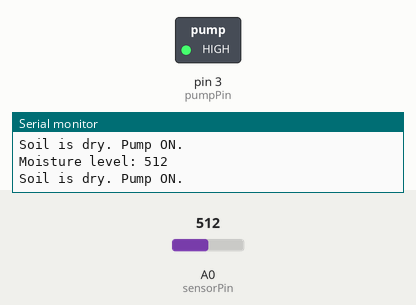
This sketch was run on a simulated Arduino Uno, built with avr-gcc and run on an emulated ATmega328P. Parts: switched loads named in the sketch (green lamp = pin HIGH), the last lines printed to the serial monitor. Inputs (shaded band) come from the test bench; at power-on: A0 (sensorPin) = 512.

Above: at 1.8 s.
1.9 s: A0 (sensorPin) set to 789
3.4 s: A0 (sensorPin) set to 817
At 4.5 s:
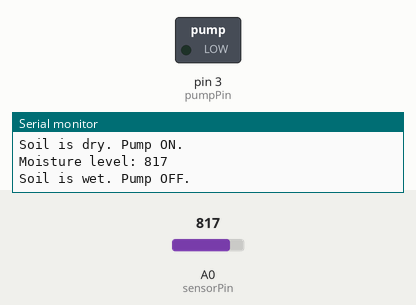
5.5 s: A0 (sensorPin) set to 790
At 7.2 s:
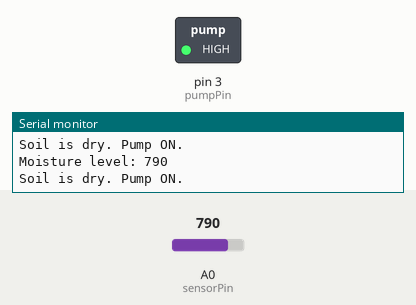
7.5 s: A0 (sensorPin) set to 810
At 8.8 s:
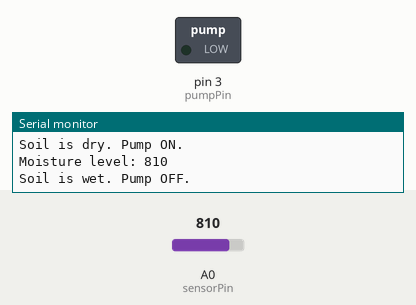
Timing chart, 0 to 10.5 s (numbered marks = the images above; inputs shaded):
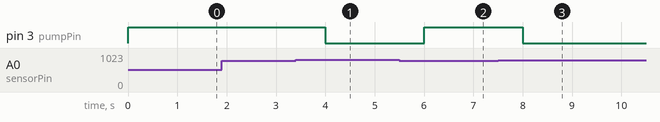

Measured:
- the behaviour switches between 799 and 800 on A0 (sensorPin) (found by bisection; images 0 and 1)
- after the input at 3.4 s, pin 3 (pumpPin): HIGH → LOW after 0.60 s
- after the input at 5.5 s, pin 3 (pumpPin): LOW → HIGH after 0.50 s
- after the input at 7.5 s, pin 3 (pumpPin): HIGH → LOW after 0.51 s

The sketch:

Automatic_Plant_Watering_System.ino
```cpp
/*
Project: Plant Watering System
Author: Erkhembileg Ariunbold
*/

int sensorPin = A0;   // Moisture sensor analog pin (output)
int pumpPin = 3;      // Water pump control pin
int water;            // Stores moisture reading
int threshold = 800;  // Adjust this based on your soil test

void setup() {
  pinMode(pumpPin, OUTPUT);
  pinMode(sensorPin, INPUT);
  Serial.begin(9600);  // Enable Serial Monitor to read values
}

void loop() {
  water = analogRead(sensorPin);  // Read moisture level (0–1023)

  Serial.print("Moisture level: ");
  Serial.println(water);

  if (water < threshold) {
    digitalWrite(pumpPin, HIGH);
    Serial.println("Soil is dry. Pump ON.");
  } else {
    digitalWrite(pumpPin, LOW);
    Serial.println("Soil is wet. Pump OFF.");
  }

  delay(1000);  // Wait 1 second before next reading
}
```
